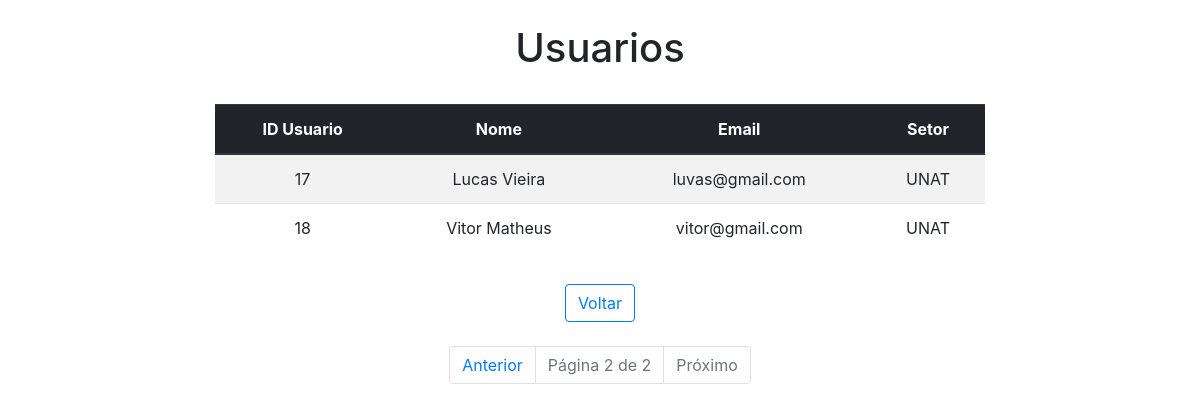
The page /usuarios_html/?page=2 (signed in) on the database as committed earlier.
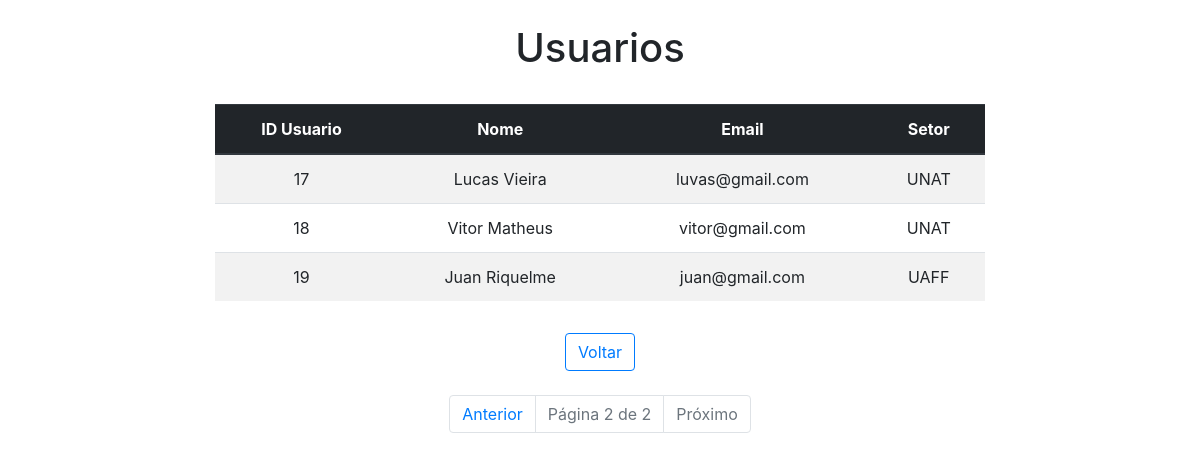
The same page on the database as committed later.
### app/models.py (models this page shows, shortened)
class CadastroUsuario(models.Model):
    nome = models.CharField(max_length=100)
    email = models.EmailField(max_length=100)
    senha = models.CharField(max_length=10)
    setor = models.CharField(max_length=20)

### app/views.py (the view)
# urls.py: path("usuarios_html/", usuarios_html, name="usuarios_html"),
@login_required
def usuarios_html(request):
    usuarios_list = CadastroUsuario.objects.all()
    paginator = Paginator(usuarios_list, 5)
    page = request.GET.get('page')
    try:
        usuarios = paginator.page(page)
    except PageNotAnInteger:
        usuarios = paginator.page(1)
    except EmptyPage:
        usuarios = paginator.page(paginator.num_pages)
    return render(request, "usuarios.html", {"usuarios": usuarios})

### app/templates/usuarios.html (shortened to what this page needs)
<!DOCTYPE html>
<html lang="en">
<head>
    <link rel="stylesheet" href="https://stackpath.bootstrapcdn.com/bootstrap/4.1.3/css/bootstrap.min.css">
</head>
<body>
 <div class="col-8 m-auto pt-4 pb-4 text-center">
    <h1>Usuarios</h1> <br>
    <table class="table table-striped">
        <thead class="thead-dark">
            <tr>
                <th scope="col">ID Usuario</th>
                <th scope="col">Nome</th>
                <th scope="col">Email</th>
                <th scope="col">Setor</th>
            </tr>
        </thead>
        <tbody>
            {% for usuario in usuarios %}
            <tr>
                <td>{{ usuario.id }}</td>
                <td>{{ usuario.nome }}</td>
                <td>{{ usuario.email }}</td>
                <td>{{ usuario.setor }}</td>
            </tr>
            {% endfor %}
        </tbody>
    </table>
    <div class="pt-2">
        <a href="{% url 'home' %}" class="btn btn-outline-primary mt-2">
             Voltar
        </a>
    </div>
 </div>
<div class="container">
  <div class="row">
    <div class="col-md-12">
      <nav aria-label="Page navigation">
        <ul class="pagination justify-content-center">
          {% if usuarios.has_previous %}
            <li class="page-item">
              <a class="page-link" href="?page={{ usuarios.previous_page_number }}">Anterior</a>
            </li>
          {% else %}
            <li class="page-item disabled">
              <span class="page-link">Anterior</span>
            </li>
          {% endif %}
          <li class="page-item disabled">
            <span class="page-link">Página {{ usuarios.number }} de {{ usuarios.paginator.num_pages }}</span>
          </li>
          {% if usuarios.has_next %}
            <li class="page-item">
              <a class="page-link" href="?page={{ usuarios.next_page_number }}">Próximo</a>
            </li>
          {% else %}
            <li class="page-item disabled">
              <span class="page-link">Próximo</span>
            </li>
          {% endif %}
        </ul>
      </nav>
    </div>
  </div>
</div>
</body>
</html>

Rows that differ between the two databases and show on the page:
added CadastroUsuario: id "19", nome "Juan Riquelme", email "juan@gmail.com", setor "UAFF"
